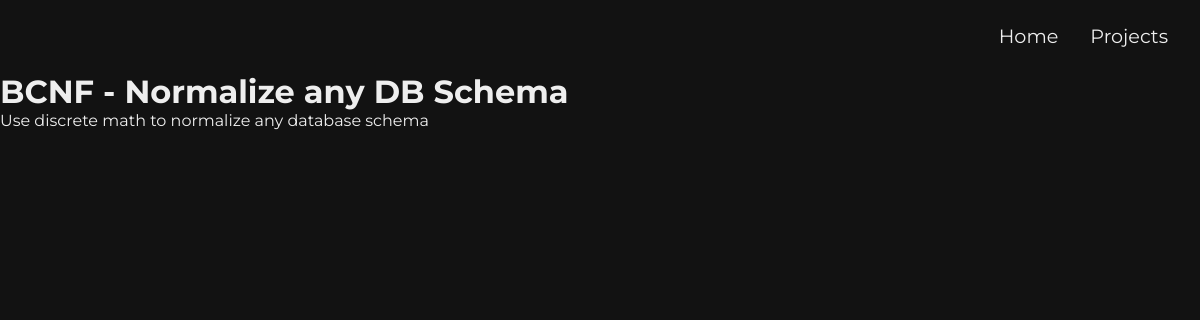
The page /topic/2/ on the database its author committed.
### main/models.py (models this page shows, shortened)
class Topic(models.Model):
	title = models.CharField(max_length=100, blank=False) #topic title
	description = models.TextField(blank = False) #topic description

### main/views.py (the view)
# urls.py: path("topic/<int:topic_id>/", views.topic, name="topic")
def topic(request, topic_id):
	active_topic = get_object_or_404(models.Topic, id=topic_id) #Active Algo
	projects, algorithms, topics = getModelCollections()
	return render(request, "topic.html", {
		"Active_Topic": active_topic,
		"Projects": projects,
		"Algorithms": algorithms,
		"Topics": topics})

### main/views.py (called while the page is built)
def getModelCollections():
	projects = models.Project.objects.all() #All Projects
	algorithms = models.Algorithm.objects.all()#All Algorithms
	topics = models.Topic.objects.all()#All topics
	return projects, algorithms, topics

### main/templates/topic.html (shortened to what this page needs)
{% include "info.html" %}
{% include "nav.html" %}
<main>
	<div class="outer_container">
		<div class="Project_Info">
			<h1 class="proj_title">{{Active_Topic.title}}</h1>
			<p class="proj_description">{{Active_Topic.description}}</p>
		</div>
	</div>
</main>

### main/static/general.css (style rules this page uses)
* { font-family: 'Montserrat', sans-serif; text-decoration: none; margin: 0rem; padding: 0rem; }

### main/static/home.css (style rules this page uses)
* { font-family: 'Montserrat', sans-serif; }

### rows shown on the page
Topic: title "BCNF - Normalize any DB Schema", description "Use discrete math to normalize any database schema"
